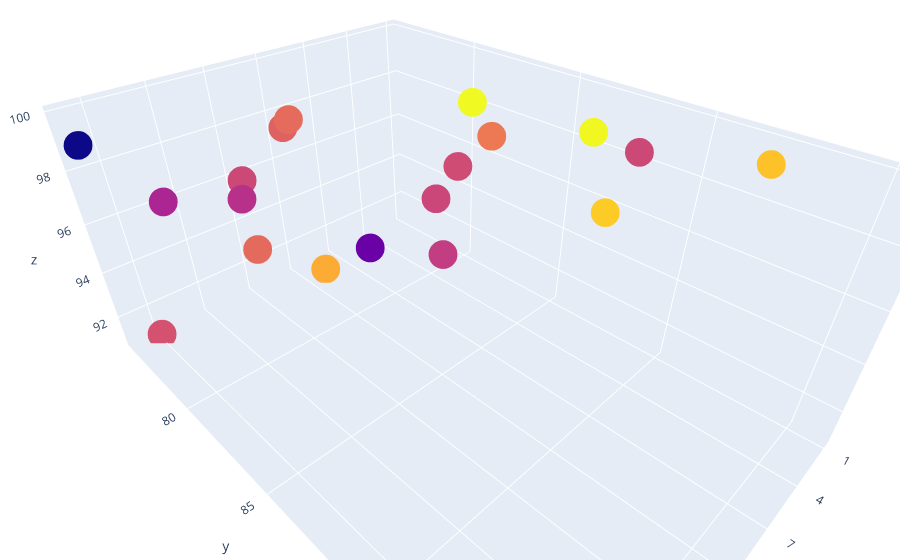

The code cell stored with this chart in its notebook:
### Markdown cell above
## Step 4. Advance data viz (3D Scatter plot)

In below plot, x axis express university world rank, y axis express teaching score,z axis express citiation number, color is research, size is total score in 2016

### Code cell
rank_2016_20 = university[university.year == 2016].iloc[:20,:]
color_3d = rank_2016_20.research
rank_2016_20.total_score = rank_2016_20.total_score.astype(float)
# the size here is the diameter of the circle, it must be numeric
size_3d = rank_2016_20.total_score
trace = go.Scatter3d(
x = rank_2016_20.world_rank,
y = rank_2016_20.teaching,
z = rank_2016_20.citations,
mode = "markers",
# you can replace the size value by size_3d, and check the result
marker = dict ( color = color_3d,size = 10),
text = rank_2016_20.university_name
)
data6 = [trace]
layout = go.Layout(margin = dict(l=0,r=0,b=0,t=0))
fig = go.Figure(data = data6,layout = layout)
iplot(fig)

### Figure 1 — Plotly figure (JSON) as saved in the notebook; plotly's stock layout.template omitted (floating-point values rounded to 4 significant figures)
{"data": [{"marker": {"color": [97.6, 98.9, 96.2, 96.7, 88.6, 99, 91.9, 88.5, 95, 88.9, 90.4, 87.8, 91.1, 91, 82.2, 88.6, 86.9, 86.1, 89.3, 78], "size": 10}, "mode": "markers", "text": ["California Institute of Technology", "University of Oxford", "Stanford University", "University of Cambridge", "Massachusetts Institute of Technology", "Harvard University", "Princeton University", "Imperial College London", "ETH Zurich – Swiss Federal Institute of Technology Zurich", "University of Chicago", "Johns Hopkins University", "Yale University", "University of California, Berkeley", "University College London", "Columbia University", "University of California, Los Angeles", "University of Pennsylvania", "Cornell University", "University of Toronto", "Duke University"], "type": "scatter3d", "x": ["1", "2", "3", "4", "5", "6", "7", "8", "9", "10", "11", "12", "13", "14", "15", "16", "17", "18", "19", "20"], "y": [95.6, 86.5, 92.5, 88.2, 89.4, 83.6, 85.1, 83.3, 77, 85.7, 77.6, 86.5, 80.4, 78.1, 85.9, 80.8, 82, 77.9, 75.9, 76], "z": [99.8, 98.8, 99.9, 97, 99.7, 99.8, 99.3, 96.7, 91.1, 99.2, 98.2, 97.2, 99.7, 94.2, 98.1, 98.5, 98.6, 97.2, 90.9, 99]}], "layout": {"autosize": true, "margin": {"b": 0, "l": 0, "r": 0, "t": 0}, "scene": {"aspectmode": "auto", "aspectratio": {"x": 1, "y": 1.479, "z": 0.6759}, "camera": {"center": {"x": 0, "y": 0, "z": 0}, "eye": {"x": 0.8713, "y": 0.8713, "z": 0.8713}, "projection": {"type": "perspective"}, "up": {"x": 0, "y": 0, "z": 1}}}}}
